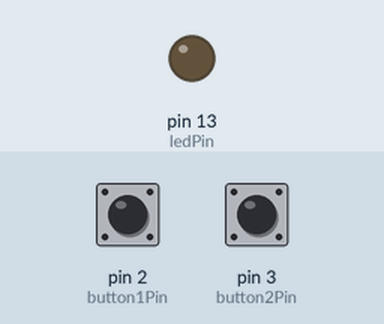
Bench run of a sketch on a simulated Arduino Uno, built with avr-gcc and run on an emulated ATmega328P. Parts: output pins drawn as LEDs (lit = HIGH). Inputs (shaded band) come from the test bench; at power-on: pin 2 (button1Pin) HIGH, pin 3 (button2Pin) HIGH.

Above: at 1.2 s.
1.3 s: pin 2 (button1Pin) pulled LOW for 0.15 s
At 2.5 s:
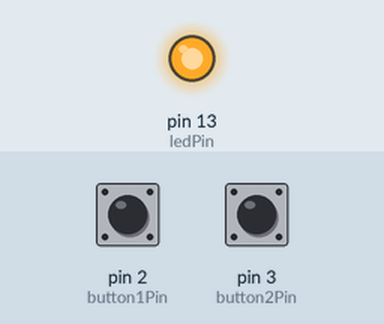
2.9 s: pin 3 (button2Pin) pulled LOW for 0.15 s
At 3.9 s:
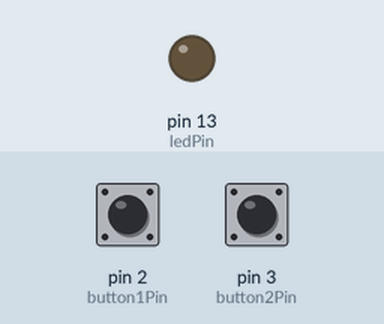
4.5 s: pin 2 (button1Pin) pulled LOW for 1 s
At 5.1 s:
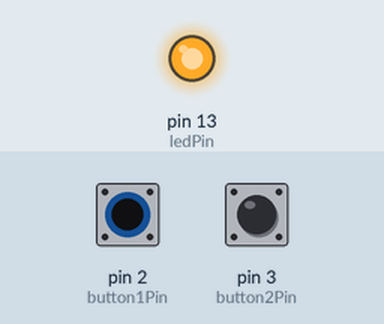
Timing chart, 0 to 7.5 s (numbered marks = the images above; inputs shaded):
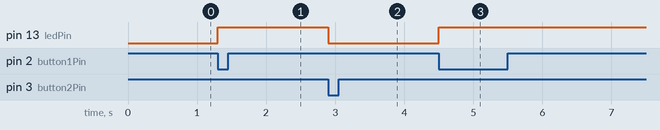

The sketch:

buttons.ino
```cpp
/*

Example sketch 05

PUSH BUTTONS

  Use pushbuttons for digital input

  Previously we've used the analog pins for input, now we'll use
  the digital pins for input as well. Because digital pins only
  know about HIGH and LOW signals, they're perfect for interfacing
  to pushbuttons and switches that also only have "on" and "off"
  states.

  We'll connect one side of the pushbutton to GND, and the other
  side to a digital pin. When we press down on the pushbutton,
  the pin will be connected to GND, and therefore will be read
  as "LOW" by the Arduino.

  But wait - what happens when you're not pushing the button?
  In this state, the pin is disconnected from everything, which
  we call "floating". What will the pin read as then, HIGH or LOW?
  It's hard to say, because there's no solid connection to either
  5 Volts or GND. The pin could read as either one.

  To deal with this issue, we'll connect a small (10K, or 10,000 Ohm)
  resistance between the pin and 5 Volts. This "pullup" resistor
  will ensure that when you're NOT pushing the button, the pin will
  still have a weak connection to 5 Volts, and therefore read as
  HIGH.

  (Advanced: when you get used to pullup resistors and know when
  they're required, you can activate internal pullup resistors
  on the ATmega processor in the Arduino. See
  http://arduino.cc/en/Tutorial/DigitalPins for information.)

Hardware connections:

  Pushbuttons:

    Pushbuttons have two contacts that are connected if you're
    pushing the button, and disconnected if you're not.

    The pushbuttons we're using have four pins, but two pairs
    of these are connected together. The easiest way to hook up
    the pushbutton is to connect two wires to any opposite corners.

    Connect any pin on pushbutton 1 to ground (GND).
    Connect the opposite diagonal pin of the pushbutton to
    digital pin 2.

    Connect any pin on pushbutton 2 to ground (GND).
    Connect the opposite diagonal pin of the pushbutton to
    digital pin 3.

    Also connect 10K resistors (brown/black/red) between
    digital pins 2 and 3 and GND. These are called "pullup"
    resistors. They ensure that the input pin will be either
    5V (unpushed) or GND (pushed), and not somewhere in between.
    (Remember that unlike analog inputs, digital inputs are only
    HIGH or LOW.)

  LED:

    Most Arduinos, including the Uno, already have an LED
    and resistor connected to pin 13, so you don't need any
    additional circuitry.

    But if you'd like to connect a second LED to pin 13,

    Connect the positive side of your LED to Arduino digital pin 13
    Connect the negative side of your LED to a 330 Ohm resistor
    Connect the other side of the resistor to ground

This sketch was written by SparkFun Electronics,
with lots of help from the Arduino community.
This code is completely free for any use.
Visit http://www.arduino.cc to learn about the Arduino.

Version 2.0 6/2012 MDG
*/


// First we'll set up constants for the pin numbers.
// This will make it easier to follow the code below.

const int button1Pin = 2;  // pushbutton 1 pin
const int button2Pin = 3;  // pushbutton 2 pin
const int ledPin =  13;    // LED pin

void setup() {
  // Set up the pushbutton pins to be an input:
  pinMode(button1Pin, INPUT);
  pinMode(button2Pin, INPUT);

  // Set up the LED pin to be an output:
  pinMode(ledPin, OUTPUT);
}


void loop() {
  int button1State, button2State;  // variables to hold the pushbutton states
  button1State = digitalRead(button1Pin);
  button2State = digitalRead(button2Pin);


  if (button1State == LOW) {
    digitalWrite(ledPin, HIGH);
  }

  if (button2State == LOW) {
    digitalWrite(ledPin, LOW);
  }
}
```

Measured:
- after the input at 1.3 s, pin 13 (ledPin): LOW → HIGH at once
- after the input at 2.9 s, pin 13 (ledPin): HIGH → LOW at once
- after the input at 4.5 s, pin 13 (ledPin): LOW → HIGH at once
